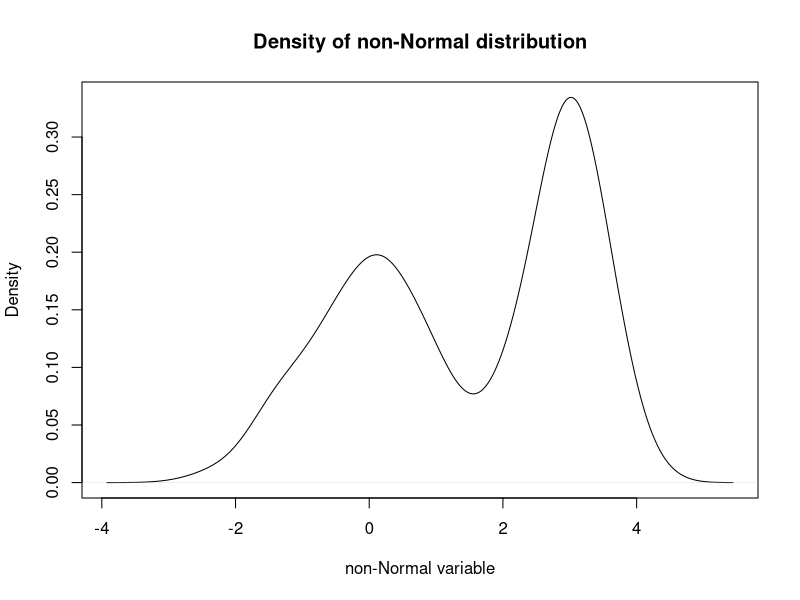
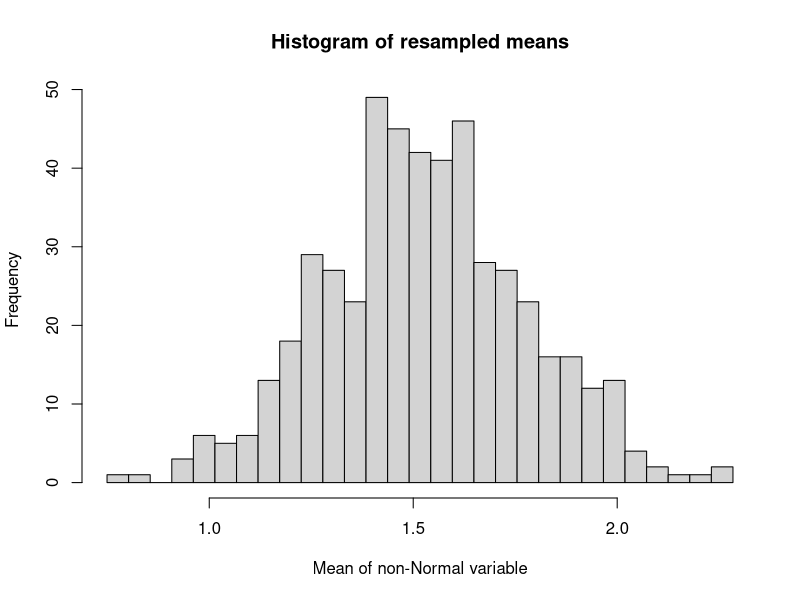
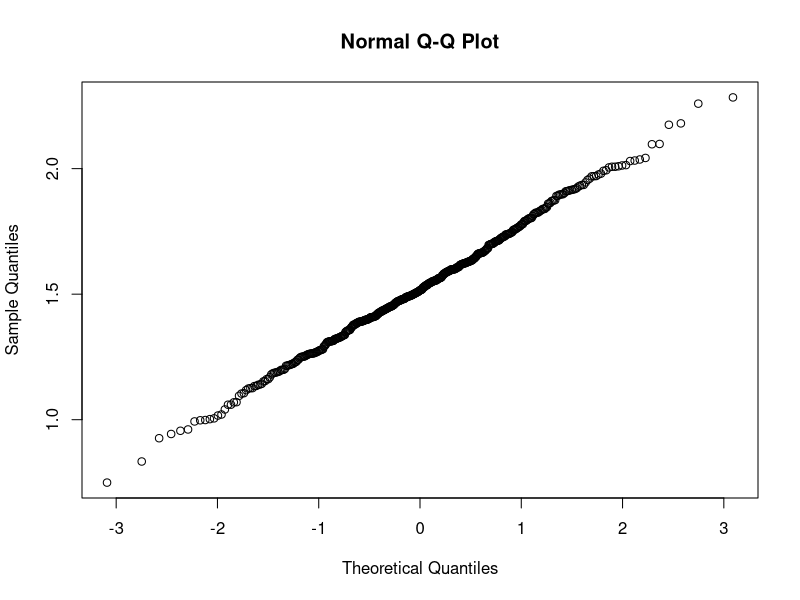
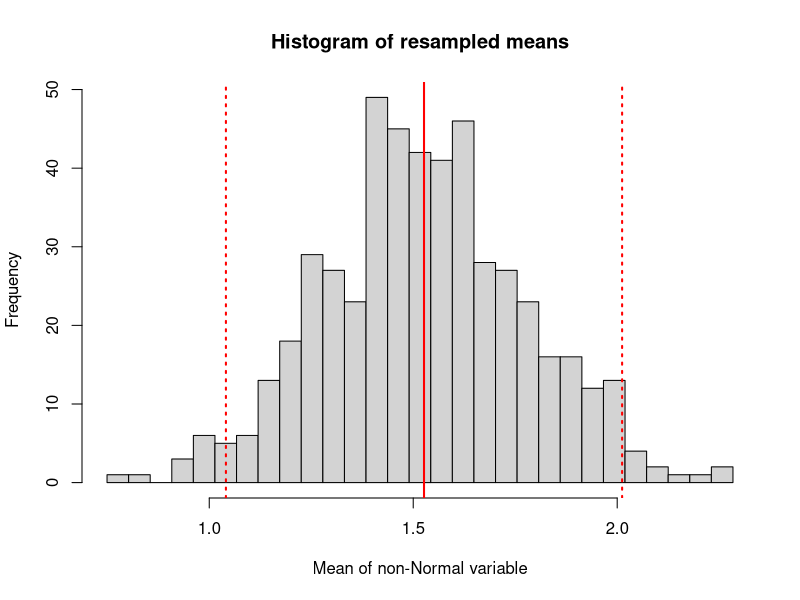

Here is the R script that generated these plots, in order:
##--------------------------------------------
##
## Class: PCE 350 Data Science Methods Class
##
##----CLT and Confidence Intervals----
##
##--------------------------------------------

x = c(rnorm(1000),rnorm(1000,mean=3,sd=0.5))
## This is not normal
plot(density(x), 
     xlab = 'non-Normal variable',
     main = 'Density of non-Normal distribution') 

# generate 500 samples of size 50
x_samples = lapply(1:500, function(i) sample(x, size=50, replace=TRUE))
x_means = lapply(x_samples, mean)
x_means = unlist(x_means)
breaks = seq(min(x_means), max(x_means), length.out = 30)
hist(x_means, breaks = breaks,
     main = 'Histogram of resampled means',
     xlab = 'Mean of non-Normal variable')
qqnorm(unlist(x_means)) # Yay normality!
#y <- unlist(x_means)
#qqnorm(x_means)

pop_mean_estimate = mean(x_means)
pop_mean_estimate
pop_mean_sd = sd(x_means)
pop_mean_sd

actual_mean = mean(x)
actual_mean

# Create an alpha-level confidence interval
alpha = 0.95
half_width = qnorm((1+alpha)/2, mean=pop_mean_estimate, sd = pop_mean_sd) - pop_mean_estimate
half_width

ci_low = pop_mean_estimate - half_width
ci_high = pop_mean_estimate + half_width

print(paste('The actual mean is',round(actual_mean,3)))
print(paste('The',alpha,'level CI is (',round(ci_low,3),',',round(ci_high,3),').'))

## Plot the result with CI shown
hist(x_means, breaks = breaks,
     main = 'Histogram of resampled means',
     xlab = 'Mean of non-Normal variable')
abline(v = pop_mean_estimate, lwd = 2, col = 'red')
abline(v = ci_low, lwd = 2, col = 'red', lty = 3)
abline(v = ci_high, lwd = 2, col = 'red', lty = 3)

